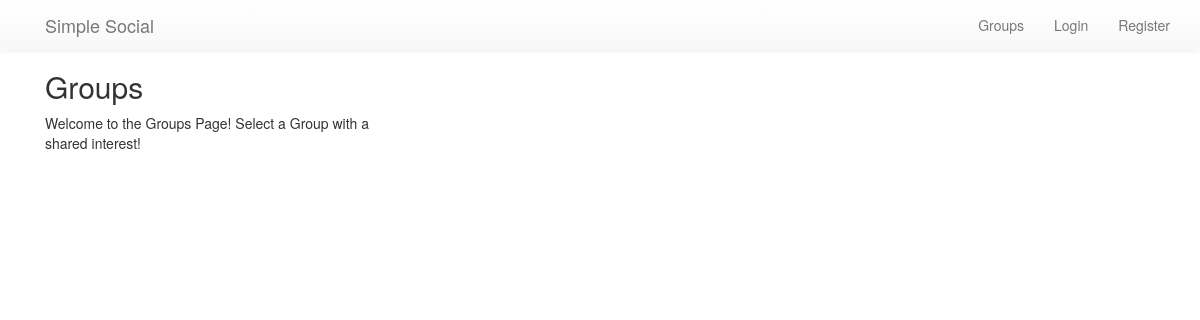
The page /groups/ on the database as committed earlier.
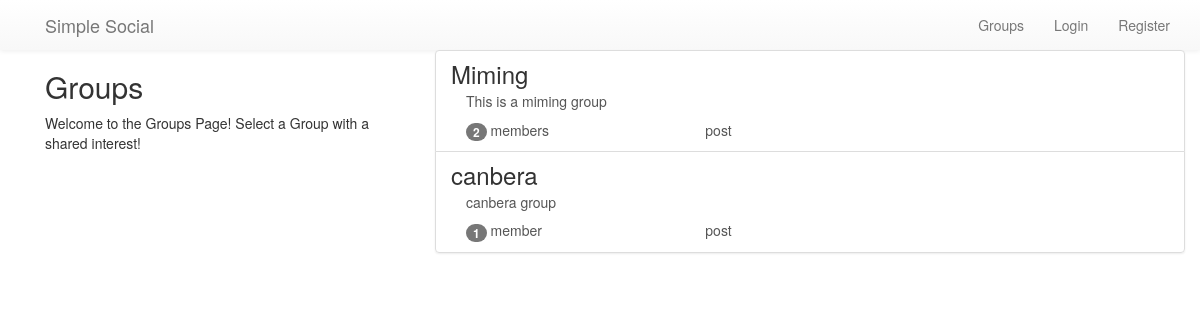
The same page on the database as committed later.
### groups/models.py (models this page shows, shortened)
class Group(models.Model):
	name = models.CharField(max_length=255, unique=True)
	slug = models.SlugField(allow_unicode=True, unique=True)
	description = models.TextField(blank=True, default='')
	description_html = models.TextField(editable=False, default='', blank=True)
	members = models.ManyToManyField(User, through='GroupMember')

### groups/views.py (the view)
class ListGroups(generic.ListView):
	model = Group

### groups/templates/groups/group_list.html (shortened to what this page needs)
{% extends "groups/group_base.html" %}
{% block pregroup %}
<div class="col-md-4">
	<div class="content">
			<h2>Groups</h2>
			<p>Welcome to the Groups Page! Select a Group with a shared interest!</p>
	</div>
</div>
{% endblock %}
{% block group_content %}
<div class="col-md-8">
	<div class="list-group">
		{% for group in object_list %}
		  <a class="list-group-item" href="{% url 'groups:single' slug=group.slug %}">
			     <h3 class="title list-group-item-heading">{{ group.name }}</h3>
			<div class="list-group-item-text container-fluid">
				{{ group.description_html|safe }}
				<div class="row">
					<div class="col-md-4">
						<span class="badge">{{ group.members.count }}</span> member{{ group.members.count|pluralize }}
					</div>
					<div class="col-md-4">
						 post{{ group.posts.count|pluralize }}
					</div>
				</div>
			</div>
		</a>
		{% endfor %}
	</div>
</div>
{% endblock %}

### groups/templates/groups/group_base.html (shortened to what this page needs)
{% extends "base.html" %}
{% block content %}
<div class="container">
	<div class="row">
		{% block pregroup %}{% endblock  %}
		{% block group_content %}{% endblock  %}
	</div>
</div>
{% endblock %}

### templates/base.html (shortened to what this page needs)
<!DOCTYPE html>
{% load staticfiles %}
<html>
	<head>
		<link rel="stylesheet" href="https://maxcdn.bootstrapcdn.com/bootstrap/3.3.7/css/bootstrap.min.css">
		<link rel="stylesheet" href="https://maxcdn.bootstrapcdn.com/bootstrap/3.3.7/css/bootstrap-theme.min.css">
	</head>
	<body>
		<nav class="nav navbar-default navbar-static-top">
			<div class="container">
				<a class="navbar-brand" href="{% url 'home' %}">Simple Social</a>
				<ul class="nav navbar-nav navbar-right">
					{% if user.is_authenticated %}
						<li><a href="{% url 'posts:create' %}">Post</a></li>
						<li><a href="{% url 'groups:all' %}">Groups</a></li>
						<li><a href="{% url 'groups:create' %}">Create Groups</a></li>
						<li><a href="{% url 'accounts:logout' %}">Log Out</a></li>
					{% else %}
						<li><a href="{% url 'groups:all' %}">Groups</a></li>
						<li><a href="{% url 'accounts:login' %}">Login</a></li>
						<li><a href="{% url 'accounts:signup' %}">Register</a></li>
					{% endif %}
				</ul>
			</div>
		</nav>
		<div class="container">
			{% block content %}
			{% endblock %}
		</div>
	</body>
</html>

Rows that differ between the two databases and show on the page:
added Group: name "Miming", description_html "This is a miming group", members.count "2"
added Group: name "canbera", description_html "canbera group", members.count "1"
